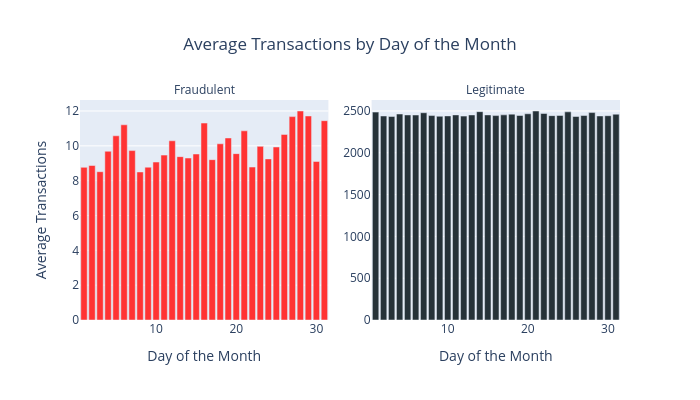

The code cell stored with this chart in its notebook:
### Code cell
monthday_unbiased_pd = monthday_unbiased_df.toPandas()

month_day_plot = px.bar(
    monthday_unbiased_pd,
    x="day_of_month",
    y="Average_Transactions",
    color="target",
    facet_col="target",      
    facet_col_spacing=0.08,  
    title="Average Transactions by Day of the Month",
    labels={
        "day_of_month": "Day of the Month", 
        "Average_Transactions": "Average Transactions", 
        "target": ""
    },
    color_discrete_map={'Legitimate': "#263238", 'Fraudulent': "#FF3333"}
)

month_day_plot.update_traces(
    hovertemplate="Average: %{y:,.2f}<extra></extra>"
)

month_day_plot.update_yaxes(matches=None, showticklabels=True)
month_day_plot.update_xaxes(showticklabels=True)

month_day_plot.update_layout(
    title_x=0.5,
    height=400, autosize=False,
    hovermode="x unified",
    showlegend=False

)

month_day_plot.for_each_annotation(lambda a: a.update(text=a.text.split('=')[-1]))

month_day_plot.show()

### Figure 1 — Plotly figure (JSON) as saved in the notebook; plotly's stock layout.template omitted (floating-point values rounded to 4 significant figures)
{"data": [{"hovertemplate": "Average: %{y:,.2f}<extra></extra>", "legendgroup": "Fraudulent", "marker": {"color": "#FF3333", "pattern": {"shape": ""}}, "name": "Fraudulent", "orientation": "v", "showlegend": true, "textposition": "auto", "type": "bar", "x": [1, 2, 3, 4, 5, 6, 7, 8, 9, 10, 11, 12, 13, 14, 15, 16, 17, 18, 19, 20, 21, 22, 23, 24, 25, 26, 27, 28, 29, 30, 31], "xaxis": "x", "y": [8.765, 8.871, 8.515, 9.69, 10.58, 11.21, 9.727, 8.5, 8.774, 9.069, 9.467, 10.29, 9.379, 9.3, 9.531, 11.31, 9.207, 10.12, 10.45, 9.552, 10.86, 8.781, 9.97, 9.25, 9.933, 10.66, 11.68, 12.0, 11.71, 9.103, 11.44], "yaxis": "y"}, {"hovertemplate": "Average: %{y:,.2f}<extra></extra>", "legendgroup": "Legitimate", "marker": {"color": "#263238", "pattern": {"shape": ""}}, "name": "Legitimate", "orientation": "v", "showlegend": true, "textposition": "auto", "type": "bar", "x": [1, 2, 3, 4, 5, 6, 7, 8, 9, 10, 11, 12, 13, 14, 15, 16, 17, 18, 19, 20, 21, 22, 23, 24, 25, 26, 27, 28, 29, 30, 31], "xaxis": "x2", "y": [2486.0, 2440.0, 2434.0, 2464.0, 2452.0, 2451.0, 2479.0, 2445.0, 2437.0, 2441.0, 2453.0, 2438.0, 2452.0, 2492.0, 2453.0, 2445.0, 2453.0, 2462.0, 2446.0, 2466.0, 2499.0, 2470.0, 2444.0, 2446.0, 2489.0, 2434.0, 2445.0, 2481.0, 2440.0, 2443.0, 2461.0], "yaxis": "y2"}], "layout": {"annotations": [{"font": {}, "showarrow": false, "text": "Fraudulent", "x": 0.23, "xanchor": "center", "xref": "paper", "y": 1, "yanchor": "bottom", "yref": "paper"}, {"font": {}, "showarrow": false, "text": "Legitimate", "x": 0.77, "xanchor": "center", "xref": "paper", "y": 1, "yanchor": "bottom", "yref": "paper"}], "autosize": false, "barmode": "relative", "height": 400, "hovermode": "x unified", "legend": {"title": {"text": ""}, "tracegroupgap": 0}, "showlegend": false, "title": {"text": "Average Transactions by Day of the Month", "x": 0.5}, "width": 700, "xaxis": {"anchor": "y", "autorange": true, "domain": [0, 0.46], "range": [0.5, 31.5], "showticklabels": true, "title": {"text": "Day of the Month"}, "type": "linear"}, "xaxis2": {"anchor": "y2", "autorange": true, "domain": [0.54, 1], "matches": "x", "range": [0.5, 31.5], "showticklabels": true, "title": {"text": "Day of the Month"}, "type": "linear"}, "yaxis": {"anchor": "x", "autorange": true, "domain": [0, 1], "range": [0, 12.63], "showticklabels": true, "title": {"text": "Average Transactions"}, "type": "linear"}, "yaxis2": {"anchor": "x2", "autorange": true, "domain": [0, 1], "range": [0, 2631.0], "showticklabels": true, "type": "linear"}}}
